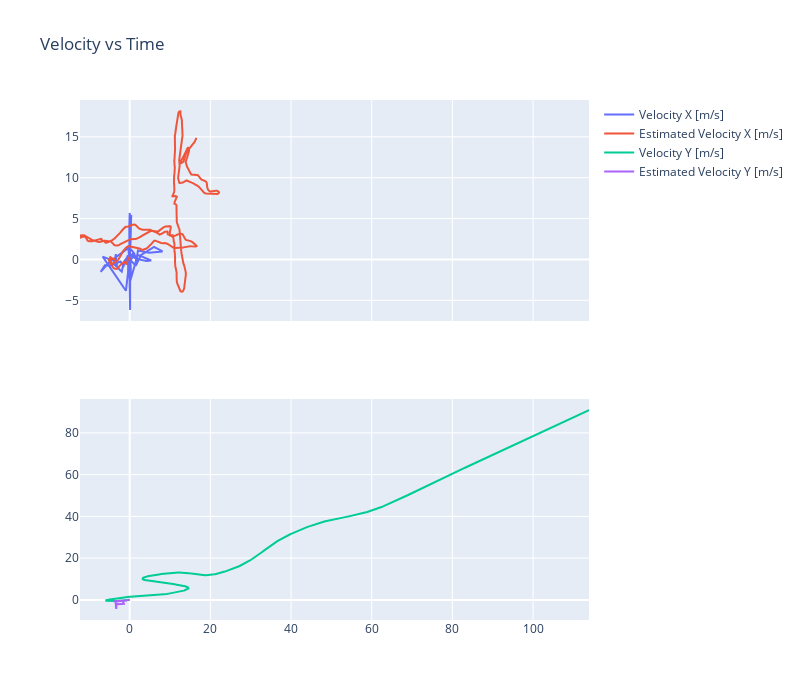

Source (notebook cell):
### Code cell
import plotly.graph_objects as go
from plotly.subplots import make_subplots

fig = make_subplots(rows=2, cols=1, shared_xaxes=True)

fig.add_trace(go.Scatter(x=velocities[:, 0], y=velocities[:, 1], mode='lines', name='Velocity X [m/s]'), row=1, col=1)
fig.add_trace(go.Scatter(x=est_velocities[:, 0], y=est_velocities[:, 1], mode='lines', name='Estimated Velocity X [m/s]'), row=1, col=1)

fig.add_trace(go.Scatter(x=est_positions_imu[:, 0], y=est_positions_imu[:, 1], mode='lines', name='Velocity Y [m/s]'), row=2, col=1)
fig.add_trace(go.Scatter(x=est_positions_flow[:, 0], y=est_positions_flow[:, 1], mode='lines', name='Estimated Velocity Y [m/s]'), row=2, col=1)

fig.update_layout(title='Velocity vs Time', width=800, height=700)
fig.show()

### Figure 1 — Plotly figure (JSON) as saved in the notebook; plotly's stock layout.template omitted (floating-point values rounded to 4 significant figures; data arrays with more than 128 entries replaced by an {"elided": "..."} marker saying what was removed)
{"data": [{"mode": "lines", "name": "Velocity X [m/s]", "type": "scatter", "x": {"elided": "1000 float values"}, "xaxis": "x", "y": {"elided": "1000 float values"}, "yaxis": "y"}, {"mode": "lines", "name": "Estimated Velocity X [m/s]", "type": "scatter", "x": {"elided": "1000 float values"}, "xaxis": "x", "y": {"elided": "1000 float values"}, "yaxis": "y"}, {"mode": "lines", "name": "Velocity Y [m/s]", "type": "scatter", "x": {"elided": "1000 float values"}, "xaxis": "x2", "y": {"elided": "1000 float values"}, "yaxis": "y2"}, {"mode": "lines", "name": "Estimated Velocity Y [m/s]", "type": "scatter", "x": {"elided": "1000 float values"}, "xaxis": "x2", "y": {"elided": "1000 float values"}, "yaxis": "y2"}], "layout": {"height": 700, "title": {"text": "Velocity vs Time"}, "width": 800, "xaxis": {"anchor": "y", "domain": [0, 1], "matches": "x2", "showticklabels": false}, "xaxis2": {"anchor": "y2", "domain": [0, 1]}, "yaxis": {"anchor": "x", "domain": [0.575, 1]}, "yaxis2": {"anchor": "x2", "domain": [0, 0.425]}}}
